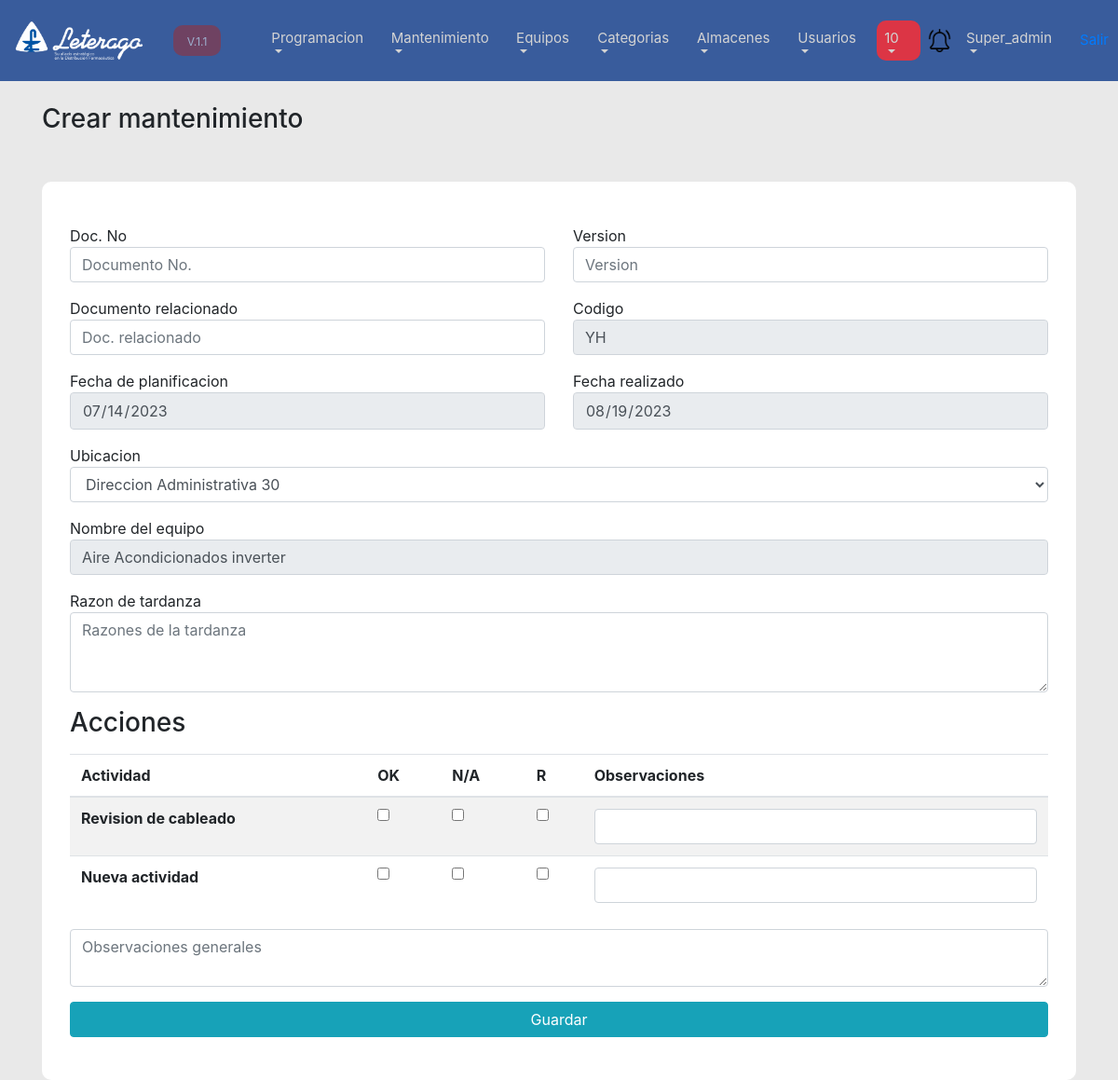
The app's page /crear_mantenimiento.php?id=104&&ejecucion=160&&type=1 (signed in) with its own data.
### tables this page shows
CREATE TABLE `equipos` (
  `id` int(11) NOT NULL,
  `codigo` varchar(50) NOT NULL,
  `description` varchar(100) NOT NULL,
  `orden` int(1) NOT NULL,
  `id_categoria` int(11) NOT NULL,
  `marca` varchar(100) DEFAULT NULL,
  `modelo` varchar(100) DEFAULT NULL,
  `serie` varchar(100) DEFAULT NULL,
  `estado` varchar(100) DEFAULT NULL,
  `frecuencia` int(1) NOT NULL,
  `observaciones` text DEFAULT NULL,
  `id_almacen` int(11) NOT NULL,
  `ubicacion` text NOT NULL,
  `delete_by` varchar(100) DEFAULT NULL,
  `delete_date` datetime DEFAULT NULL,
  `modify_by` varchar(100) DEFAULT NULL,
  `modify_date` datetime DEFAULT NULL,
  `create_date` timestamp NOT NULL DEFAULT current_timestamp(),
  `create_by` varchar(100) NOT NULL
);

CREATE TABLE `fechas_ejecucion` (
  `id` int(11) NOT NULL,
  `fecha` date NOT NULL,
  `equipo` int(10) NOT NULL,
  `realizado` int(1) DEFAULT 0,
  `create_date` datetime NOT NULL DEFAULT current_timestamp(),
  `create_by` varchar(50) NOT NULL,
  `modify_date` datetime DEFAULT NULL,
  `modify_by` varchar(50) DEFAULT NULL
);

CREATE TABLE `actividades` (
  `id` int(11) NOT NULL,
  `description` varchar(100) NOT NULL,
  `create_date` timestamp NOT NULL DEFAULT current_timestamp(),
  `create_by` varchar(100) NOT NULL,
  `modify_by` varchar(100) DEFAULT NULL,
  `modify_date` datetime DEFAULT NULL,
  `delete_date` datetime DEFAULT NULL,
  `delete_by` varchar(100) DEFAULT NULL
);

### model/equipos.php (called while the page is built, shortened)
<?php
class Equipos{
    public function find($id){
        $conexion = new Kon();
        $con = $conexion->conn();
        $query = "SELECT * FROM equipos WHERE id=$id";
        $exce = $con->query($query);
        $equipo = mysqli_fetch_assoc($exce);
        return $equipo;
    }
}
?>

### model/calendario.php (called while the page is built, shortened)
<?php
    class Calendario{
        public function find_ejecucion($id){
            $conexion = new Kon();
            $con = $conexion->conn();
            $query = "SELECT * FROM fechas_ejecucion where id = $id";
                try {
                    $exc = $con->query($query);
                    $fecha = mysqli_fetch_assoc($exc);
                    return $fecha;
                } catch (\Throwable $th) {
                    return '0';
                }
        }
    }
?>

### model/ubicaciones.php (called while the page is built, shortened)
<?php
class Ubicaciones{
    public function list(){
        $conexion = new Kon();
        $con = $conexion->conn();
        $query = "SELECT * from ubicaciones where delete_date is null";
        $exc_query = $con->query($query);
        return $exc_query;
    }
}
?>

### model/equipo_actividad.php (called while the page is built, shortened)
<?php
class Equipo_actividad{
    public function list_actividades_assig($id_equipo){
        $conexion = new Kon();
        $con = $conexion->conn();
        $query = "SELECT * FROM actividades
                  where delete_date is null  and id in (SELECT id_actividad from equipos_actividad where id_equipo = $id_equipo)";
        $exc = $con->query($query);
        return $exc;
    }
}
?>

### crear_mantenimiento.php (the view, shortened to what this page needs)
<?php
    include("plantilla/menu_top.php");
    include ('model/equipos.php');
    include('model/ubicaciones.php');
    include ("model/equipo_actividad.php");
    include ("model/calendario.php");
    $equipo_actividad_instance = new Equipo_actividad();
    $equipos_instance = new Equipos();
    $ubicaciones_instance = new Ubicaciones();
    $calendario_instance = new Calendario();
    $equipo_id = $_GET["id"];
    $ejecucion = $_GET["ejecucion"];
    $equipo_actividad = $equipo_actividad_instance->list_actividades_assig($equipo_id);
    $equipo_list = $equipos_instance->find($equipo_id);
    $ubicaciones_list = $ubicaciones_instance->list();
    $fecha = $calendario_instance->find_ejecucion($ejecucion);
    $hoy = date("Y-m-d");
    $type = $_GET["type"];
?>
<link rel="stylesheet" href="css/form.css">
<div class="Container"><br>
    <h3>Crear mantenimiento</h3>
    <div class="formularios">
        <form action="controllers/create_mantenimiento.php" method="post">
            <div class="row">
                <div class="col-md-6 mt-3">
                  Doc. No
                    <input class="form-control" name="documento_no" type="text" placeholder="Documento No." required>
                </div>
                <div class="col-md-6 mt-3">
                  Version
                    <input class="form-control" name="version" type="text" placeholder="Version" required>
                </div>
                <div class="col-md-6 mt-3">
                  Documento relacionado
                    <input class="form-control" name="doc_relacionado" type="text" placeholder="Doc. relacionado" required>
                </div>
                <div class="col-md-6 mt-3">
                  Codigo
                    <input class="form-control" value = "<?php echo $equipo_list["codigo"] ?>" readonly name="codigo" type="text" placeholder="Codigo" required>
                </div>
                <div class="col-md-6 mt-3">
                  Fecha de planificacion
                    <input class="form-control" name="fecha" value="<?php echo  $fecha["fecha"]?>" readonly type="date">
                </div>
                <div class="col-md-6 mt-3">
                  Fecha realizado
                    <input class="form-control" name="fecha" value="<?php echo $hoy ?>" readonly type="date">
                </div>
                <div class="col-md-12 mt-3">
                  Ubicacion
                    <select class="form-control" name="ubicacion" id="">
                        <?php
                          while($ubicacion= mysqli_fetch_assoc($ubicaciones_list)){
                        ?>
                        <option value="<?php echo $ubicacion['id'] ?>"><?php echo $ubicacion['description'] ?></option>
                        <?php
                          }
                        ?>
                    </select>
                </div>
                <div class="col-md-12 mt-3">
                Nombre del equipo
                    <input class="form-control" readonly value = "<?php echo $equipo_list["description"] ?>"type="text">
                </div>
                <?php
                  if($type ==1){
                ?>
                <div class="col-md-12 mt-3">
                Razon de tardanza
                          <textarea class="form-control" name="razon_tardanza" id="" cols="30" rows="3" required placeholder="Razones de la tardanza"></textarea>
                </div>
                <?php
                     }
                ?>
            </div>
                <h3 class="mt-3 mb-3">Acciones</h3>
                <div id = "tabla">
                <table class="table table-striped">
                    <thead>
                      <tr>
                        <th scope="col">Actividad</th>
                        <th scope="col">  OK</th>
                        <th scope="col">  N/A</th>
                        <th scope="col">  R</th>
                        <th scope="col">Observaciones</th>
                      </tr>
                    </thead>
                    <tbody>
                      <?php
                        $contador_checks = 0;
                        while ($equipos = mysqli_fetch_assoc($equipo_actividad)) {
                      ?>
                      <tr>
                        <th scope="row"><?php echo $equipos["description"] ?></th>
                        <td><input  type="checkbox" name="ok<?php echo $contador_checks?>"  id=""></td>
                        <td><input  type="checkbox" name="no_aplica<?php echo $contador_checks?>"  id=""></td>
                        <td><input  type="checkbox" name="r<?php echo $contador_checks?>"  id=""></td>
                        <td>
                          <input class="form-control" type="text" name="observaciones<?php echo $contador_checks?>" id="">
                        </td>
                      </tr>
                      <?php
                        $contador_checks++;
                        }
                      ?>
                    </tbody>
                  </table>
                </div>
                  <textarea name="observaciones" class="form-control" placeholder="Observaciones generales"></textarea>
                  <input class="btn btn-info col-md-12 mt-3" type="submit" value="Guardar">
            </form>
    </div>
</div>

### css/form.css (style rules this page uses)
.formularios { background-color: white; padding: 30px; margin-top: 50px; border-radius: 10px; }

### records on screen
equipos: codigo "YH", description "Aire Acondicionados inverter"
fechas_ejecucion: fecha "07/14/2023"
actividades: description "Revision de cableado"
actividades: description "Nueva actividad"

### other values on screen
$_SESSION["usuario_Log_Username"] "Super_admin"
form field ubicacion "Direccion Administrativa 30"
